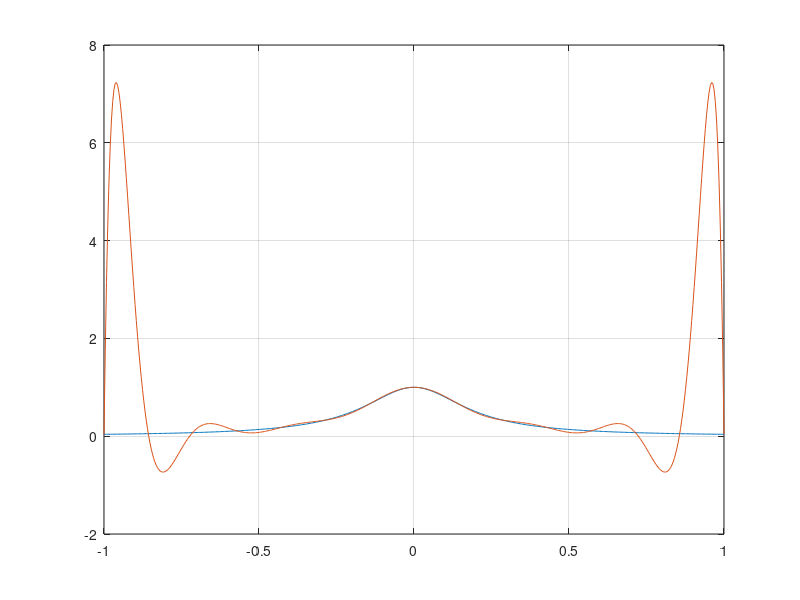

Reproduce this figure in MATLAB.
%Fenomeno de Runge
clc
close all
clearvars
x=linspace(-1,1,500);
y=1./(1+25*x.^2);
%Datos de interpolaci?n
N=15; %Numero de puntos
x1=linspace(-1,1,N);
y1=1./(1+25*x1.^2);
M=vander(x1); %Matriz de Vandermonde
n=cond(M); %Numero de condicion
c=M\y1.'; %coeficientes
p=polyval(c,x); %polinomio interpolaci?n
%Dibujos
tela=get(0,'ScreenSize');
f=figure(1);
%set(f,'paperpositionmode','auto','position');
p1=plot(x,y);
hold on;
p2=plot(x,p);
grid on